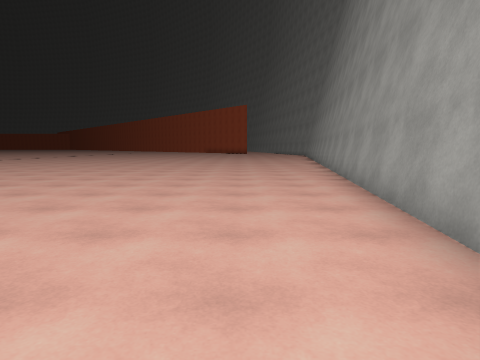
view 1 (above)

16 first-person views from a walk through a scene from a Unity 3-D project. The camera is 1.3 m above the floor, tilts 6° down and sees 75° across. The floor is counted in squares, 2 m on a side. Each view is taken from the middle of a square. On the plan, view 1 faces up. The plan holds only what a view shows up to about 10 squares ahead; the rest is blank. The place goes on beyond the plan. Surface patterns are stand-ins for the level's own textures.

view 2
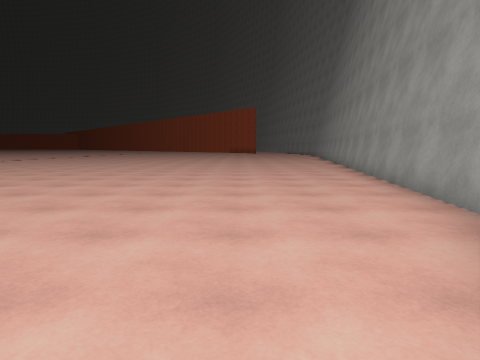

view 3
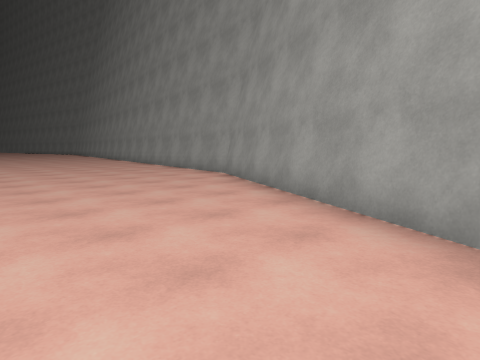

view 4
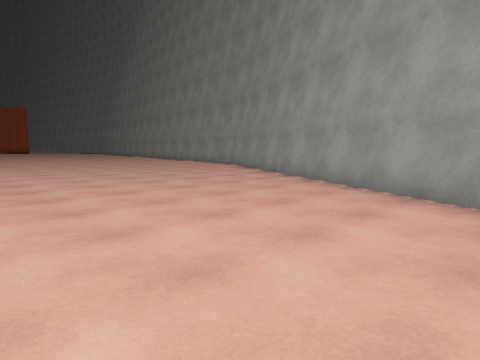

view 5
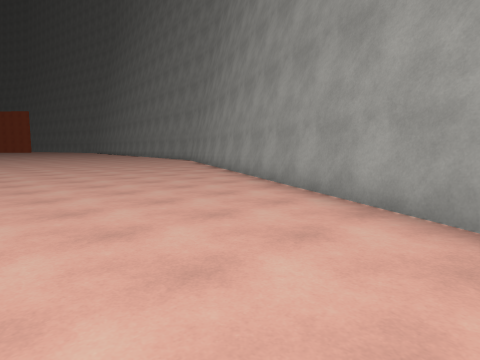

view 6
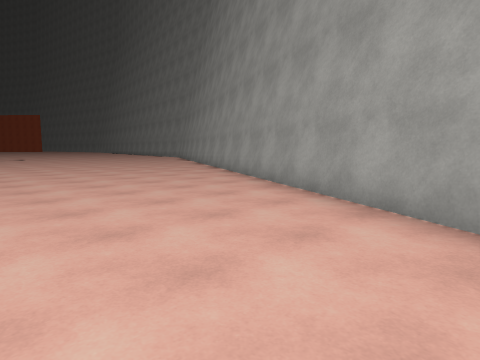

view 7
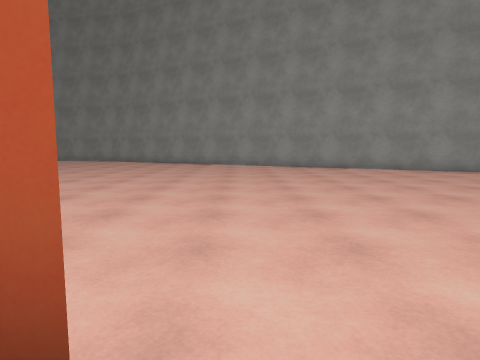

view 8
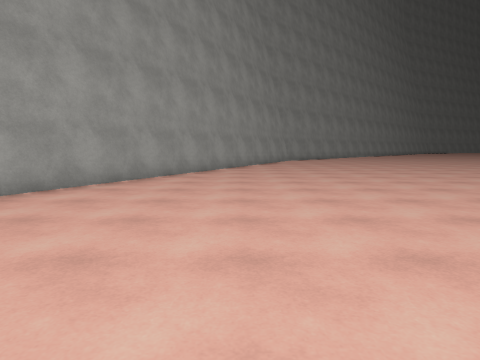

view 9
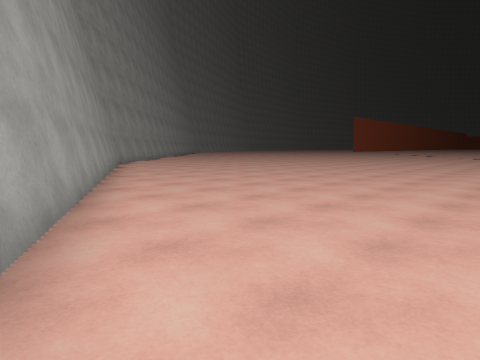

view 10
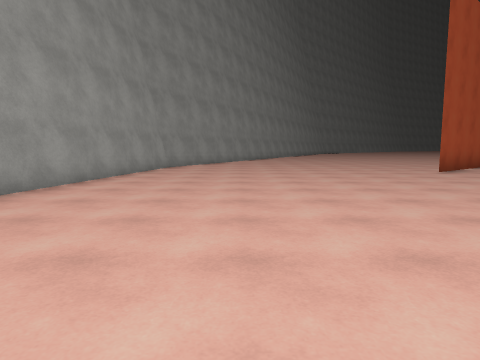

view 11
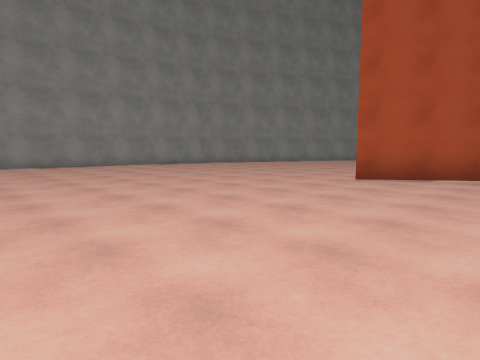

view 12
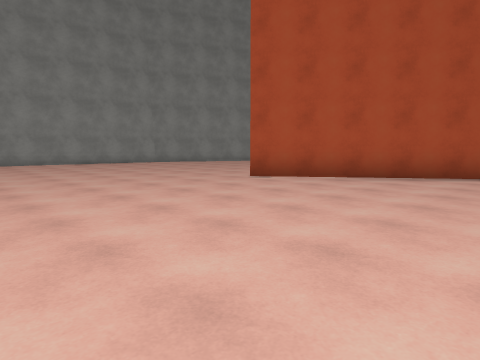

view 13
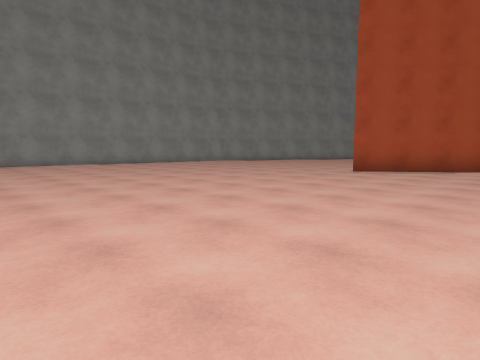

view 14
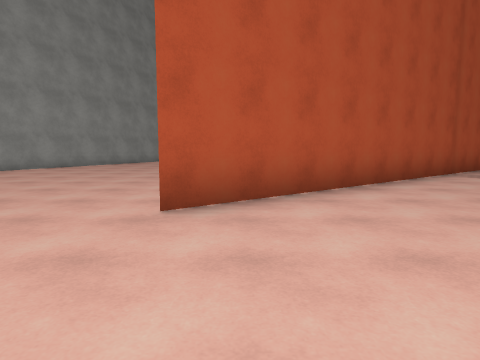

view 15
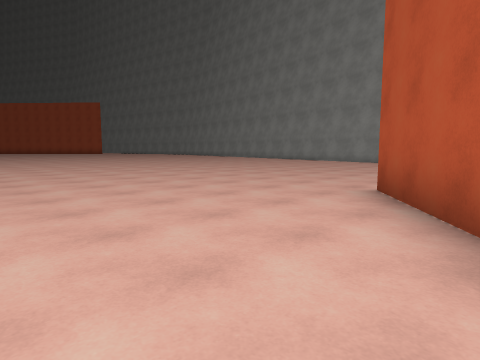

view 16
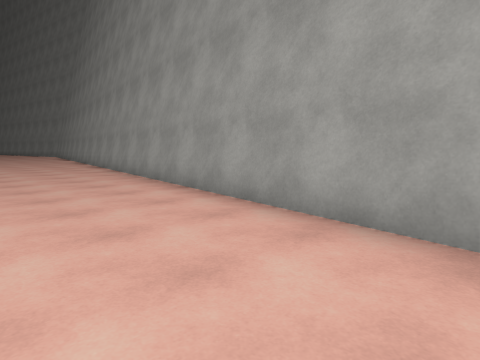

### Floor plan
Points are (right, up) in squares from view 1. A wall is a line through its corners. A room is listed if a view was taken in it or the views show most of it. See-through windows are left out.
Room 1 (views 1, 2, 3, 4, 5, 6, 7, 8, 9, 10, 11, 12, 13, 14, 15, 16)
walls: (-11.1, -0.8) (-6.2, 2.9); (-7.5, -16.5) (1.5, 1) (3.1, 11.2)

Where each view was taken, in squares from view 1:
view 1: 0 up, 0 right, facing up
view 2: 2 down, 1 left, facing up
view 3: 5 down, 4 left, facing up-right
view 4: 8 down, 7 left, facing up-right
view 5: 12 down, 8 left, facing up-right
view 6: 16 down, 10 left, facing up-right
view 7: 5 down, 13 left, facing right
view 8: 5 down, 7 left, facing down
view 9: 8 down, 4 left, facing down-left
view 10: 11 up, 1 left, facing down
view 11: 9 up, 9 left, facing down-right
view 12: 8 up, 11 left, facing down-right
view 13: 11 up, 10 left, facing down-right
view 14: 6 up, 7 left, facing down
view 15: 1 up, 11 left, facing up-right
view 16: 1 up, 1 left, facing up-right
